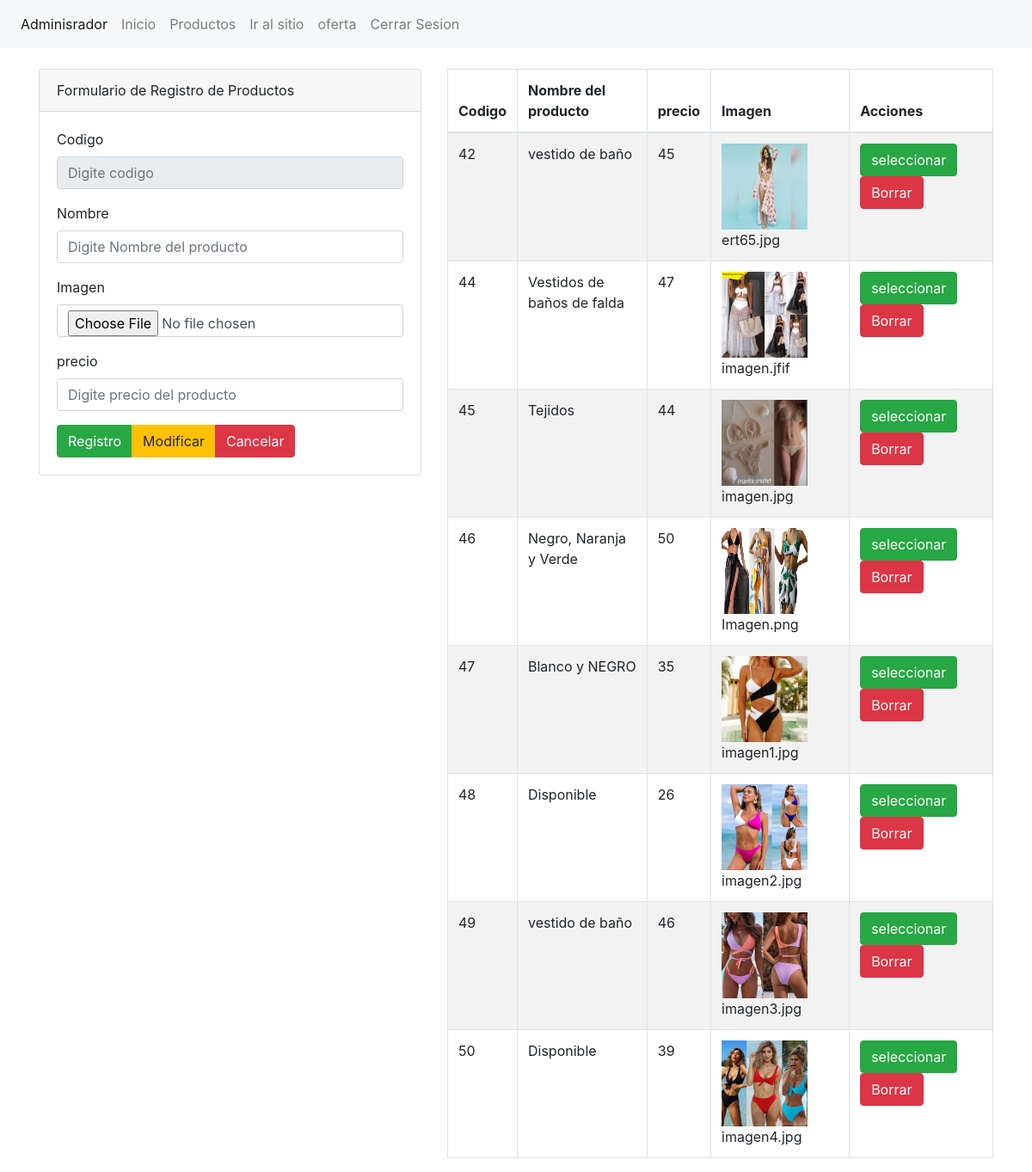
Screenshot of /admin/sesion/producto.php (signed in) with the database file from the repository.
### tables this page shows
CREATE TABLE `producto` (
  `codigo` int(10) NOT NULL,
  `nombre` varchar(200) NOT NULL,
  `foto` varchar(100) NOT NULL,
  `precio` int(50) NOT NULL
);

### admin/sesion/producto.php (the view, shortened to what this page needs)
<?php include("../vista/cabecera.php"); ?>
<?php
$codigo=(isset($_POST['codigo']))?$_POST['codigo']:"";
$nombre=(isset($_POST['nombre']))?$_POST['nombre']:"";
$precio=(isset($_POST['precio']))?$_POST['precio']:"";
include("../config/conexion.php");
$result = ("SELECT * FROM producto");
?>
<div class="col-md-5">
    <div class="card">
        <div class="card-header">
            Formulario de Registro de Productos
        </div>
        <div class="card-body">
        <form method="POST" enctype="multipart/form-data">
                    <div class="form-group">
                        <label >Codigo</label>
                        <input type="text" required readonly name="codigo" id="codigo"  value="<?php echo $codigo ?>" class="form-control" placeholder="Digite codigo">
                     </div>
                    <div class="form-group">
                        <label>Nombre</label>
                        <input type="text"  name="nombre" id ="nombre" value="<?php echo $nombre ?>" class="form-control" placeholder="Digite Nombre del producto">
                    </div>
                    <div class="form-group">
                        <label>Imagen</label>
                        <input type="file" name="foto" id ="foto"  class="form-control" placeholder="Cargue imagen del producto">
                    </div>
                    <div class="form-group">
                        <label>precio</label>
                        <input type="number"  name="precio" id ="precio" value="<?php echo $precio ?>" class="form-control" placeholder="Digite precio del producto">
                    </div>
                    <div class="btn-group" role="group" aria-label="">
                        <button type="submit" name="accion" value="agregar" class="btn btn-success">Registro</button>
                        <button type="submit" name="accion" value="modificar" class="btn btn-warning">Modificar</button>
                        <button type="submit" name="accion" value="eliminar" class="btn btn-danger">Cancelar</button>
                    </div>
                </form>
        </div>
    </div>
</div>
<div class="col-md-7">
<table class="table table-striped table-bordered">
    <thead>
        <tr>
            <th>Codigo</th>
            <th>Nombre del producto</th>
            <th>precio</th>
            <th>Imagen</th>
            <th>Acciones</th>
        </tr>
    </thead>
    <tbody>
        <?php foreach($conn->query($result) as $list){ ?>
        <tr>
            <td><?php echo $list['codigo']?> </td>
            <td><?php  echo $list['nombre']?></td>
            <td><?php  echo $list['precio']?></td>
            <td>
                <img src="../../img/<?php  echo $list['foto']?>" alt="" width="100px" height="100px">
                <?php  echo $list['foto']?>
            </td>
            <td> <form method="post">
              <input type="submit" name="accion" value="seleccionar" class="btn btn-success">
                <input type="submit" name="accion" value="Borrar" class="btn btn-danger">
            </form> </td>
        </tr>
       <?php } ?>
    </tbody>
</table>
</div>
<?php include("../vista/pie.php"); ?>

### rows the page displays
producto: codigo "42", nombre "vestido de baño", precio "45", foto (picture), foto "ert65.jpg"
producto: codigo "44", nombre "Vestidos de baños de falda", precio "47", foto (picture), foto "imagen.jfif"
producto: codigo "45", nombre "Tejidos", precio "44", foto (picture), foto "imagen.jpg"
producto: codigo "46", nombre "Negro, Naranja y Verde", precio "50", foto (picture), foto "Imagen.png"
producto: codigo "47", nombre "Blanco y NEGRO", precio "35", foto (picture), foto "imagen1.jpg"
producto: codigo "48", nombre "Disponible", precio "26", foto (picture), foto "imagen2.jpg"
producto: codigo "49", nombre "vestido de baño", precio "46", foto (picture), foto "imagen3.jpg"
producto: codigo "50", nombre "Disponible", precio "39", foto (picture), foto "imagen4.jpg"
